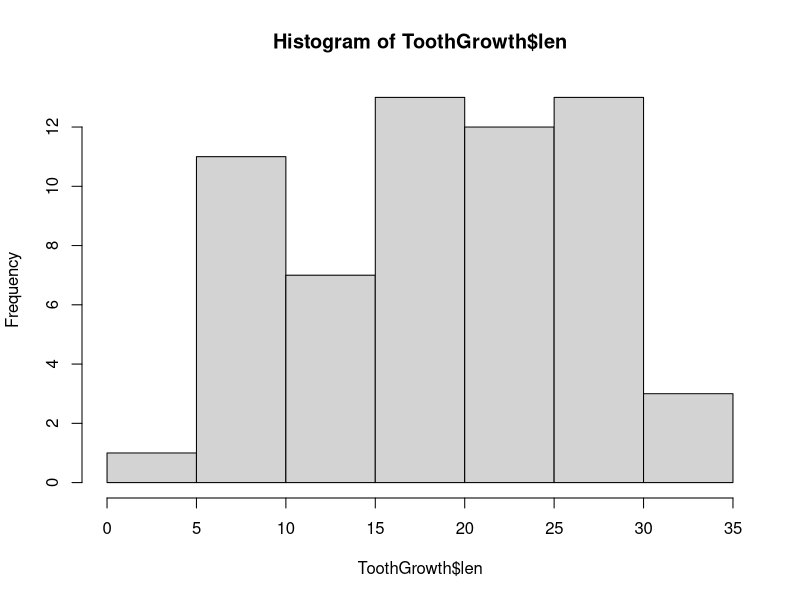
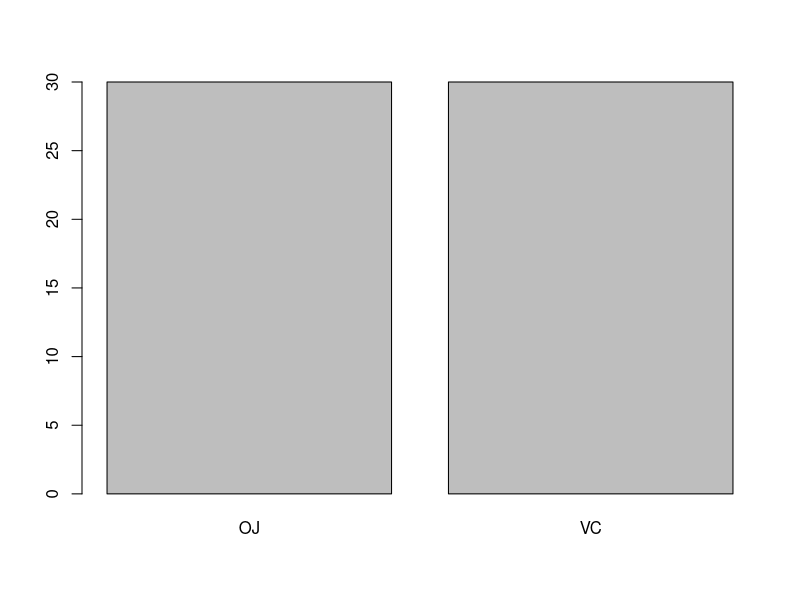
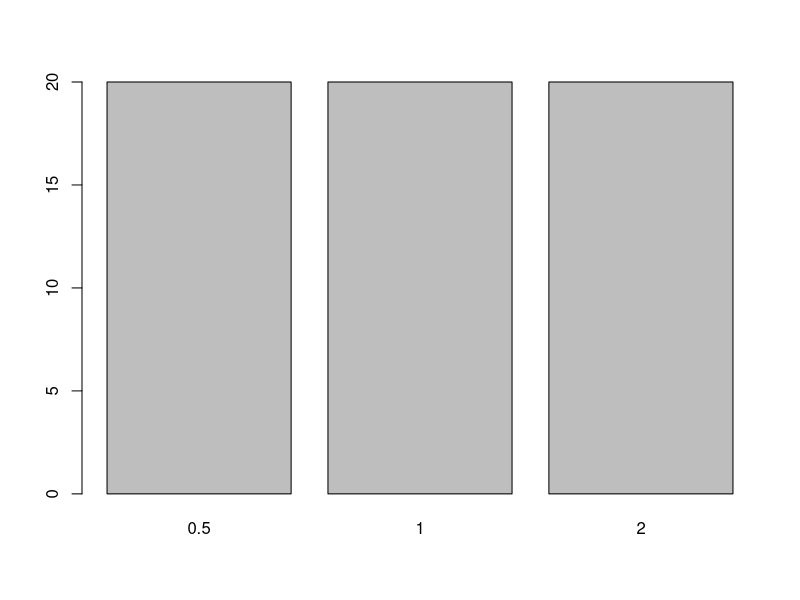
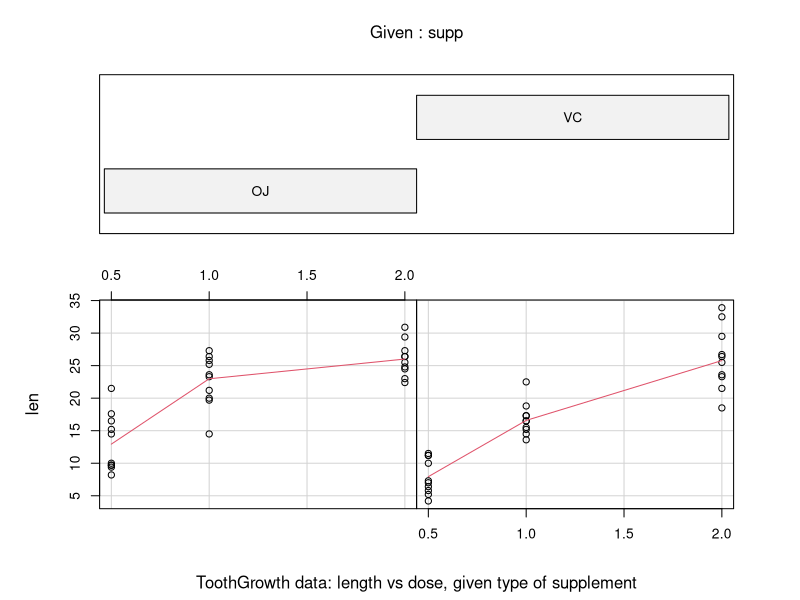
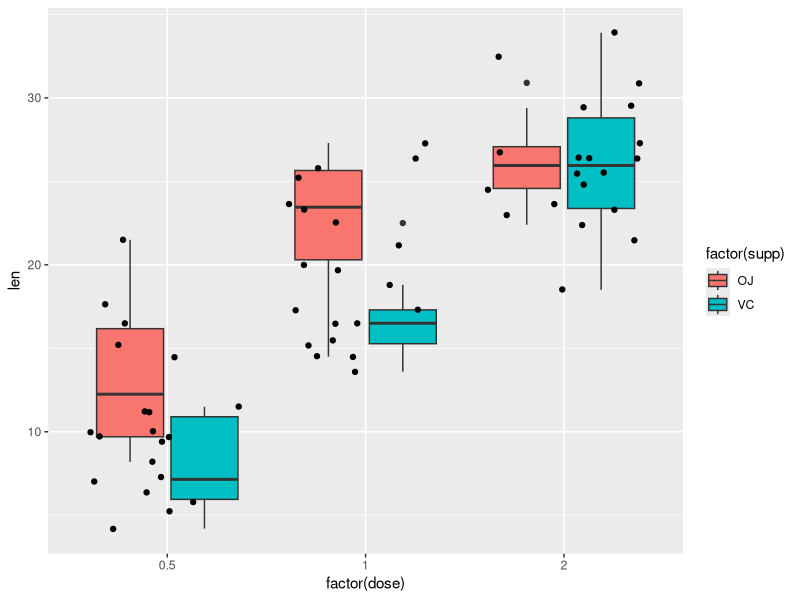
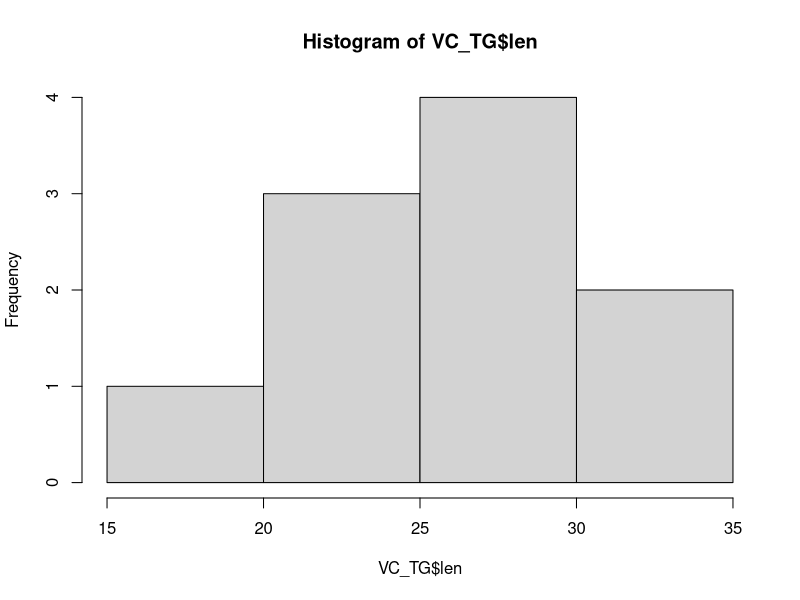
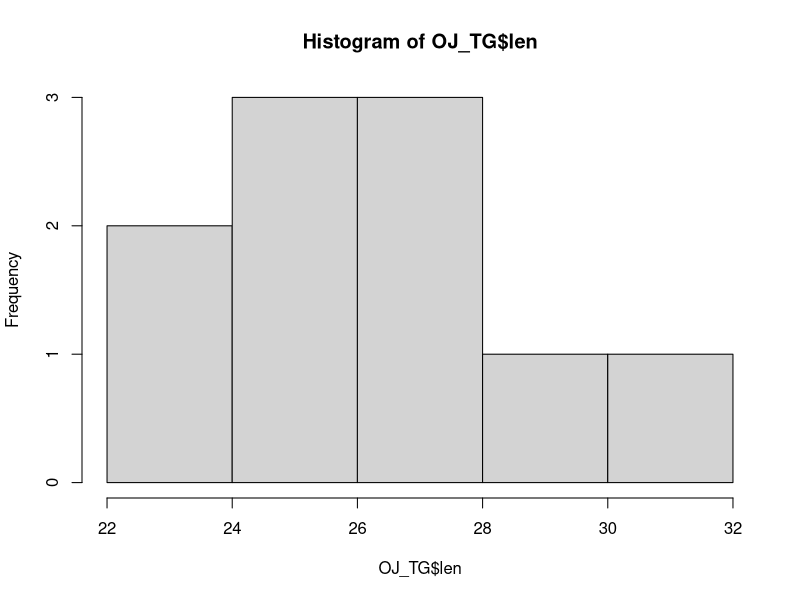

Generate these figures, in order, with R: (Note: this script raises an error after producing the figures.)
## ---- chunk 1
library(ggplot2)
library(graphics)
## ---- chunk 2
data(ToothGrowth)
columns= names(ToothGrowth)
numrows= nrow(ToothGrowth)
## ---- chunk 3
hist(ToothGrowth$len)
barplot(table(ToothGrowth$supp)) #equal number of subjects for both supplements
barplot(table(ToothGrowth$dose))
## ---- chunk 4
#from the help file of ToothGrowth
coplot(len ~ dose | supp, data = ToothGrowth, panel = panel.smooth,
       xlab = "ToothGrowth data: length vs dose, given type of supplement")
## ---- chunk 5
p= ggplot(ToothGrowth, aes(factor(dose),len))
p + geom_boxplot(aes(fill = factor(supp))) + geom_jitter()
## ---- chunk 6
ToothGrowth_high_dose= ToothGrowth[ToothGrowth$dose==2.0, ]
VC_TG= ToothGrowth_high_dose[ToothGrowth_high_dose$supp=='VC' , ]
OJ_TG= ToothGrowth_high_dose[ToothGrowth_high_dose$supp=='OJ', ]

hist(VC_TG$len)
hist(OJ_TG$len)

mean(VC_TG$len)
mean(OJ_TG$len)

## ---- chunk 7
difference= OJ_TG$len - VC_TG$len
paired_tobj= t.test(difference)
paired_conf_interval= paired_tobj$conf
paired_tstat= paired_tobj$statistic
paired_pval= paired_tobj$p.value
## ---- chunk 8
tobj= t.test(len ~ supp, paired=FALSE, var.equal=FALSE, data= ToothGrowth_high_dose)
independent_conf_interval= tobj$conf
independent_tstat= tobj$statistic
independent_pval= tobj$p.value
